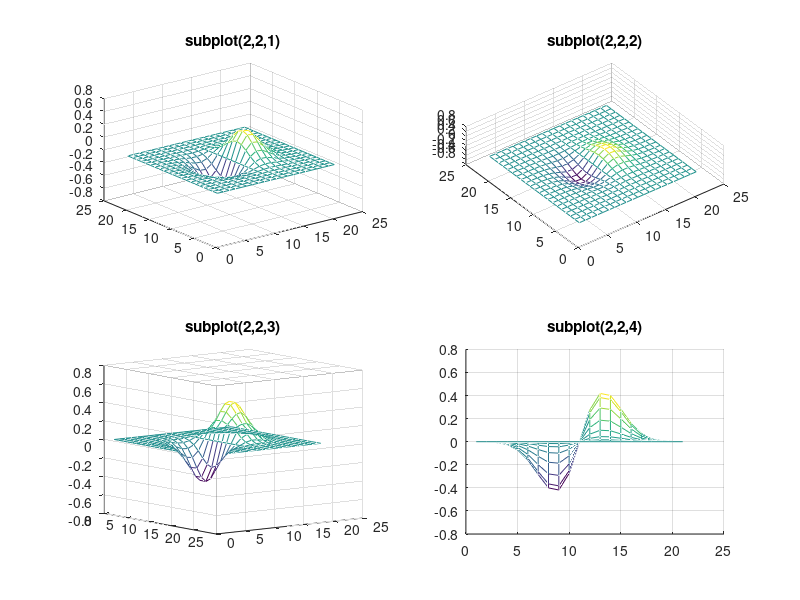

Here is the MATLAB script that generated this plot:
x = 0:pi/40:2*pi;
plot(sin(x), cos(x))
axis equal

[x, y] = meshgrid(-3:0.3:3);
z = x .* exp(-x.^2 - y.^2);
subplot(2,2,1)
mesh(z),title('subplot(2,2,1)')
subplot(2,2,2)
mesh(z)
view(-37.5,70),title('subplot(2,2,2)')
subplot(2,2,3)
mesh(z)
view(37.5,-10),title('subplot(2,2,3)')
subplot(2,2,4)
mesh(z)
view(0,0),title('subplot(2,2,4)')
